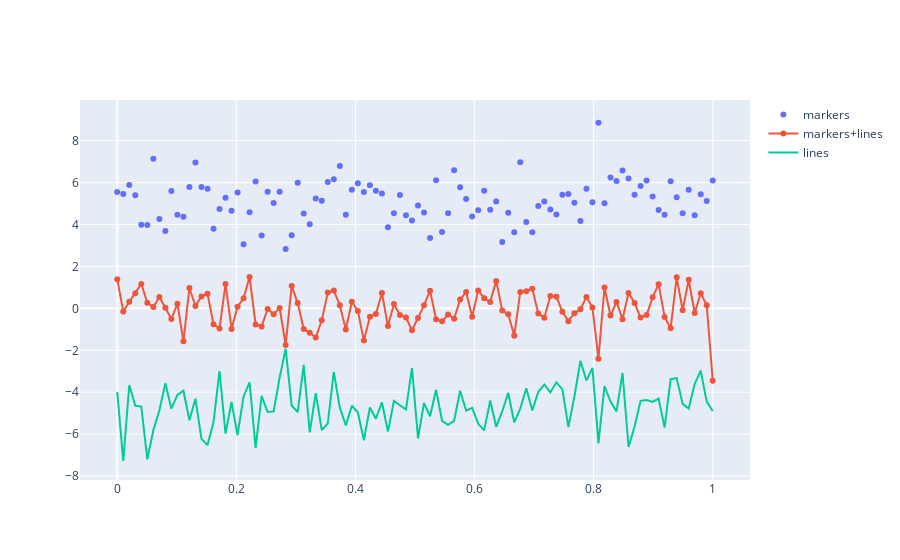

Write notebook code for a chart like this one.
### Code cell
fig = go.Figure()

fig.add_traces(go.Scatter(x=x, y=random_y0, mode="markers", name="markers"))
fig.add_traces(go.Scatter(x=x, y=random_y1, mode="markers+lines", name="markers+lines"))
fig.add_traces(go.Scatter(x=x, y=random_y2, mode="lines", name="lines"))

fig.show()
